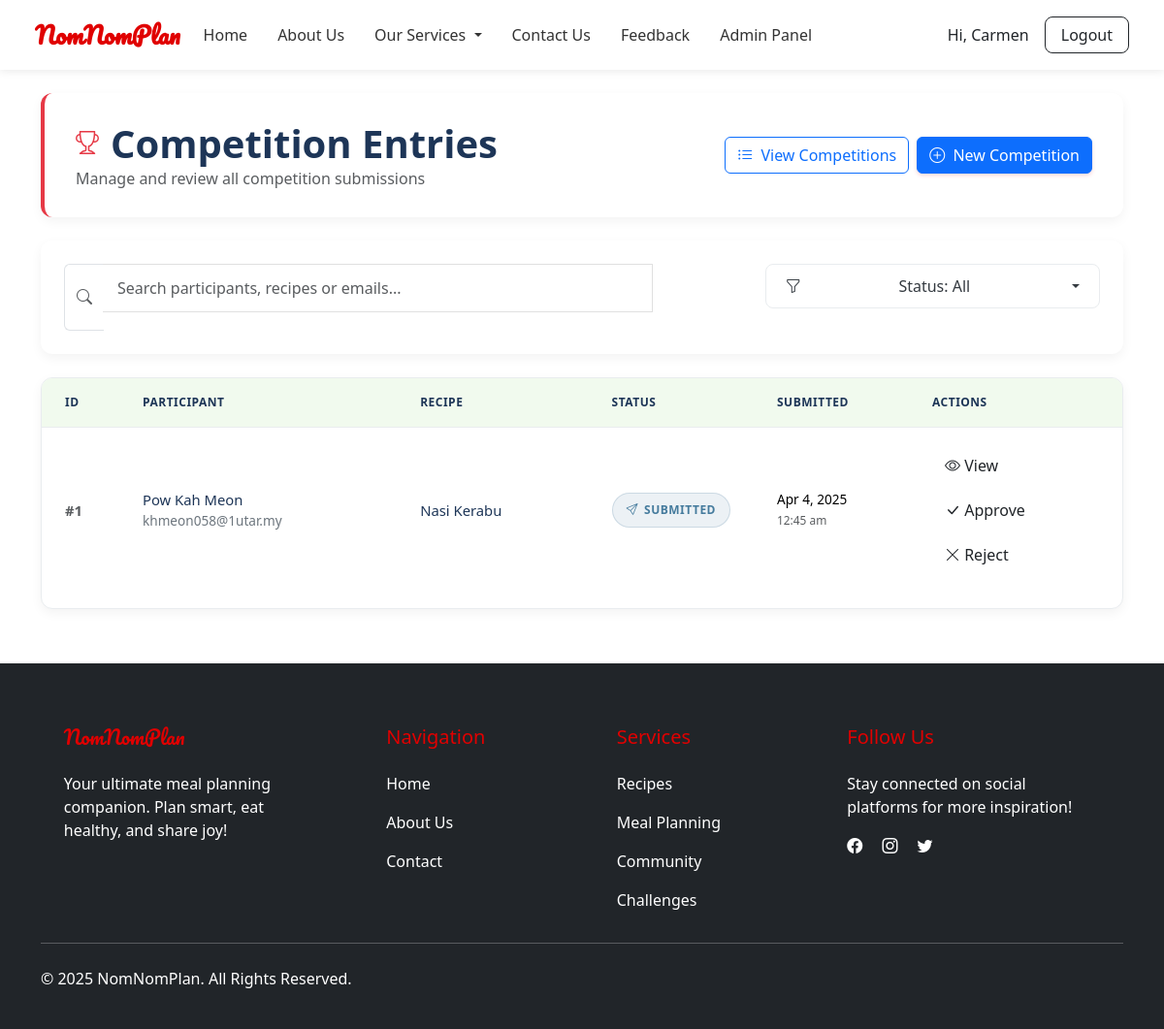
Page /competition-module/view-entries.php (signed in) on the earlier database version.
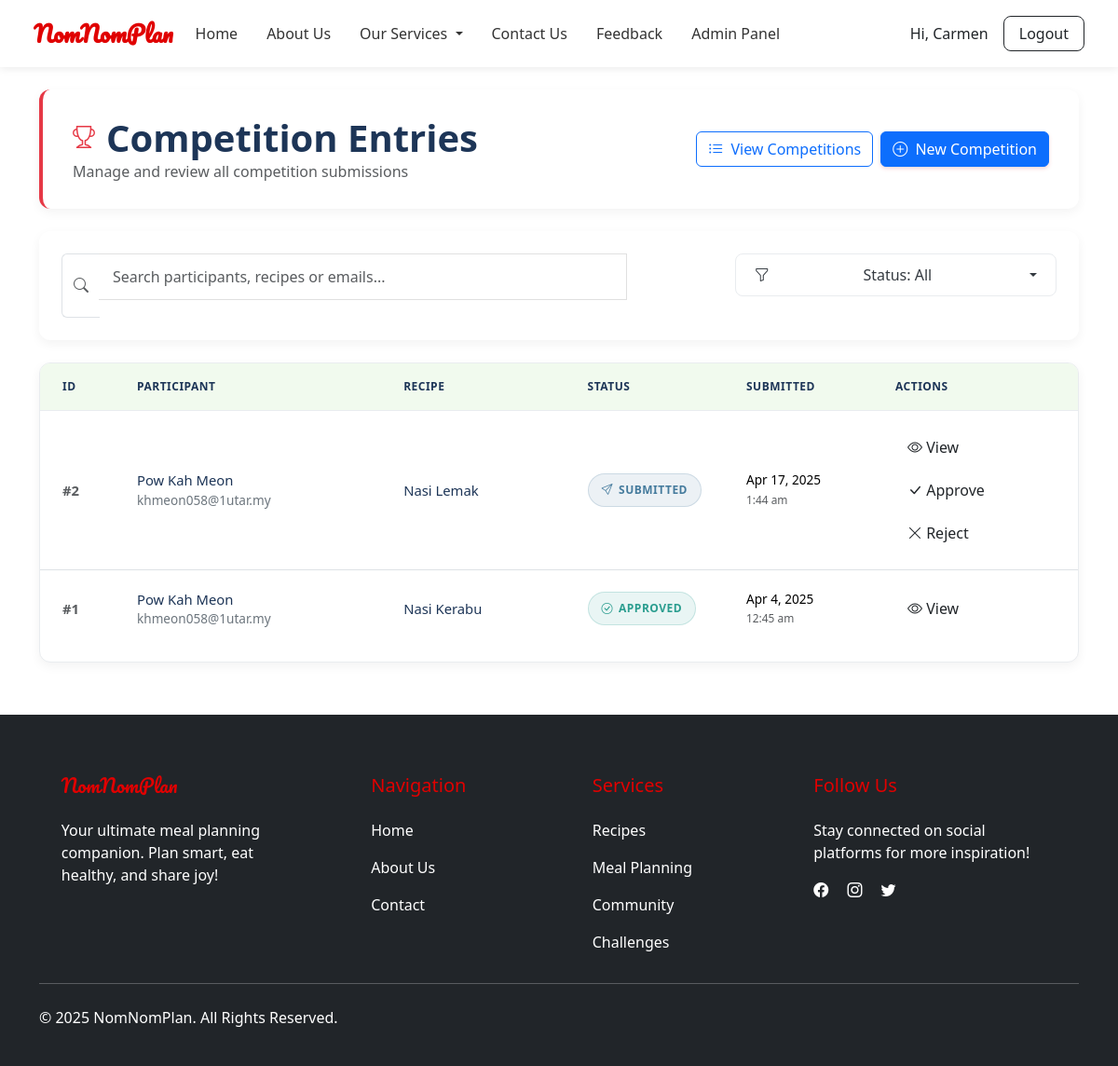
Same page on the later database version.
### tables this page shows
CREATE TABLE `competition_entries` (
  `entry_id` int(11) NOT NULL,
  `user_id` int(11) NOT NULL,
  `competition_id` int(11) NOT NULL,
  `recipe_id` int(11) NOT NULL,
  `status` varchar(20) DEFAULT 'submitted',
  `submitted_at` datetime DEFAULT current_timestamp()
);

CREATE TABLE `users` (
  `id` int(11) NOT NULL,
  `name` varchar(100) NOT NULL,
  `email` varchar(100) NOT NULL,
  `password` varchar(255) NOT NULL,
  `role` enum('user','admin') DEFAULT 'user',
  `created_at` timestamp NOT NULL DEFAULT current_timestamp(),
  `avatar_url` varchar(255) DEFAULT NULL,
  `status` enum('active','pending','inactive') DEFAULT 'pending'
);

CREATE TABLE `recipes` (
  `id` int(11) NOT NULL,
  `title` varchar(255) NOT NULL,
  `description` text DEFAULT NULL,
  `ingredients` longtext DEFAULT NULL,
  `steps` longtext DEFAULT NULL,
  `cuisine` varchar(100) DEFAULT NULL,
  `prep_time` int(11) DEFAULT NULL,
  `cook_time` int(11) DEFAULT NULL,
  `total_time` int(11) DEFAULT NULL,
  `difficulty` enum('easy','medium','hard') DEFAULT NULL,
  `nutrition` longtext DEFAULT NULL,
  `status` enum('draft','pending','approved','rejected') DEFAULT 'pending',
  `is_public` tinyint(1) DEFAULT 1,
  `view_count` int(11) DEFAULT 0,
  `created_by` int(11) DEFAULT NULL,
  `created_at` timestamp NOT NULL DEFAULT current_timestamp(),
  `updated_at` timestamp NOT NULL DEFAULT current_timestamp() ON UPDATE current_timestamp(),
  `admin_note` text DEFAULT NULL,
  `image_url` varchar(255) DEFAULT NULL,
  `cooking_time` int(11) DEFAULT NULL,
  `difficulty_level` enum('easy','medium','hard') DEFAULT NULL
);

### competition-module/view-entries.php (the view, shortened to what the changed rows need)
<?php
include '../includes/db.php';
$sql = "SELECT
    ce.entry_id AS id,
    u.name AS name,
    u.email AS email,
    r.title AS recipe_name,
    ce.status,
    r.id AS recipe_id,
    ce.submitted_at
FROM competition_entries ce
JOIN users u ON ce.user_id = u.id
JOIN recipes r ON ce.recipe_id = r.id";
$sql .= " ORDER BY ce.submitted_at DESC";
$stmt = $conn->prepare($sql);
$stmt->execute();
$result = $stmt->get_result();
?>
<!DOCTYPE html>
<html lang="en">
<head>
    <link href="https://cdn.jsdelivr.net/npm/bootstrap@5.3.2/dist/css/bootstrap.min.css" rel="stylesheet">
    <link href="https://cdn.jsdelivr.net/npm/bootstrap-icons@1.10.5/font/bootstrap-icons.css" rel="stylesheet">
</head>
<body class="d-flex flex-column min-vh-100">
<?php include '../navbar.php'; ?>
<main class="container flex-grow-1 py-4">
    <div class="page-header">
        <div class="d-flex flex-column flex-md-row justify-content-between align-items-start align-items-md-center">
            <div class="mb-3 mb-md-0">
                <h1 class="page-title">
                    <i class="bi bi-trophy"></i> Competition Entries
                </h1>
            </div>
        </div>
    </div>
    <?php if (mysqli_num_rows($result) > 0): ?>
        <div class="table-container">
            <div class="table-responsive">
                <table class="table table-hover align-middle">
                    <thead>
                        <tr>
                            <th width="80">ID</th>
                            <th>Participant</th>
                            <th>Recipe</th>
                            <th width="140">Status</th>
                            <th width="160">Submitted</th>
                            <th width="220">Actions</th>
                        </tr>
                    </thead>
                    <tbody>
                        <?php while ($row = $result->fetch_assoc()): ?>
                            <tr>
                                <td class="fw-semibold text-muted">#<?= htmlspecialchars($row['id']) ?></td>
                                <td>
                                    <div class="d-flex flex-column">
                                        <span class="participant-name"><?= htmlspecialchars($row['name']) ?></span>
                                        <span class="participant-email"><?= htmlspecialchars($row['email']) ?></span>
                                    </div>
                                </td>
                                <td>
                                    <a href="../recipe-modules/view-recipe.php?id=<?= $row['recipe_id'] ?>" class="recipe-name text-decoration-none">
                                        <?= htmlspecialchars($row['recipe_name']) ?>
                                    </a>
                                </td>
                                <td>
                                    <span class="status-badge badge-<?= strtolower($row['status']) ?>">
                                        <i class="bi <?=
                                            match(strtolower($row['status'])) {
                                                'approved' => 'bi-check-circle',
                                                'rejected' => 'bi-x-circle',
                                                'pending' => 'bi-hourglass',
                                                'submitted' => 'bi-send',
                                                default => 'bi-question-circle'
                                            }
                                        ?>"></i>
                                        <?= htmlspecialchars($row['status']) ?>
                                    </span>
                                </td>
                                <td class="submission-date">
                                    <?= date("M j, Y", strtotime($row['submitted_at'])) ?>
                                    <br>
                                    <small class="text-muted"><?= date("g:i a", strtotime($row['submitted_at'])) ?></small>
                                </td>
                                <td>
                                    <div class="action-btns">
                                        <a href="../recipe-modules/view-recipe.php?id=<?= $row['recipe_id'] ?>"
                                           class="btn action-btn view-btn"
                                           data-bs-toggle="tooltip" data-bs-placement="top" title="View Recipe">
                                            <i class="bi bi-eye"></i>
                                            <span class="d-none d-md-inline">View</span>
                                        </a>
                                        <?php if ($row['status'] == 'submitted' || $row['status'] == 'pending'): ?>
                                            <a href="approve_reject.php?id=<?= $row['id'] ?>&action=approve"
                                               class="btn action-btn approve-btn"
                                               data-bs-toggle="tooltip" data-bs-placement="top" title="Approve Entry">
                                                <i class="bi bi-check-lg"></i>
                                                <span class="d-none d-md-inline">Approve</span>
                                            </a>
                                            <a href="approve_reject.php?id=<?= $row['id'] ?>&action=reject"
                                               class="btn action-btn reject-btn"
                                               data-bs-toggle="tooltip" data-bs-placement="top" title="Reject Entry">
                                                <i class="bi bi-x-lg"></i>
                                                <span class="d-none d-md-inline">Reject</span>
                                            </a>
                                        <?php endif; ?>
                                    </div>
                                </td>
                            </tr>
                        <?php endwhile; ?>
                    </tbody>
                </table>
            </div>
        </div>
    <?php endif; ?>
</main>
<?php include '../includes/footer.php'; ?>
</body>
</html>

Differences in the rows shown:
added competition_entries: entry_id "2", user.name "Pow Kah Meon", user.email "khmeon058@1utar.my", recipe.title "Nasi Lemak", status "SUBMITTED", submitted_at "Apr 17, 2025", submitted_at "1:44 am"
changed competition_entries "12:45 am": status "SUBMITTED" → "APPROVED"; no longer shows "Approve Reject"
